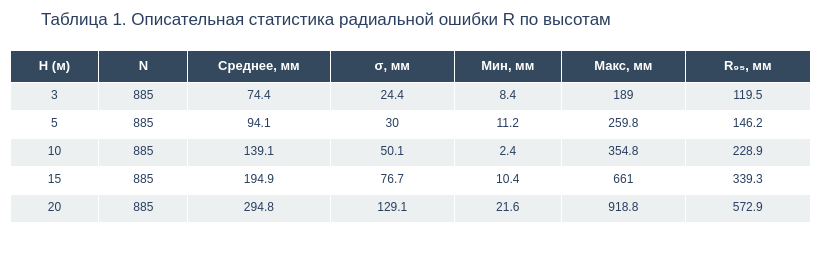

Notebook cell for this chart:
### Markdown cell above
### Описательная статистика

Первичная характеристика выборки строится на основе числовых показателей радиальной ошибки $R$ внутри каждой высотной группы. В таблице 1 приведены: объём подвыборки $N$, выборочное среднее $\bar{R}$, стандартное отклонение $s$, минимальное и максимальное значения, а также 95-й выборочный процентиль $R_{95}$.

### Code cell
desc = (
    df.groupby("H", sort=True)["R"]
    .agg(
        N="count",
        Среднее="mean",
        Ст_откл="std",
        Минимум="min",
        Максимум="max",
        P95=lambda x: x.quantile(0.95)
    )
    .round(1)
)
desc.index.name = "H (м)"
desc.columns = ["N", "Среднее, мм", "σ, мм", "Мин, мм", "Макс, мм", "R₉₅, мм"]

fig = go.Figure(data=[go.Table(
    columnwidth=[50, 50, 80, 70, 60, 70, 70],
    header=dict(
        values=["<b>H (м)</b>"] + [f"<b>{c}</b>" for c in desc.columns],
        fill_color="#34495e", font=dict(color="white", size=13),
        align="center", height=32,
    ),
    cells=dict(
        values=[desc.index.tolist()] + [desc[c].tolist() for c in desc.columns],
        fill_color=[["#ecf0f1", "#ffffff"] * 3],
        font=dict(size=12), align="center", height=28,
    )
)])
fig.update_layout(
    title="Таблица 1. Описательная статистика радиальной ошибки R по высотам",
    width=820, height=260, margin=dict(l=10, r=10, t=50, b=10),
    font=dict(family="Arial"),
)
ALL_FIGS.append(("fig_desc_table", fig))
fig.show()

n_per_h = len(df) // df["H"].nunique()
n_days = df["date"].nunique()
print(f"{n_per_h} измерений на высоту: {n_days} дней × 5 точек × 3 повтора = {n_per_h}")

print("\nОписательная статистика непрерывных ковариат:")
for col, unit in [("V", "м/с"), ("gusts", "м/с"), ("cloud", "%"), ("sat", "шт.")]:
    vals = df[col].dropna()
    print(f"  {col}: среднее = {vals.mean():.1f} {unit}, σ = {vals.std():.1f}, "
          f"диапазон [{vals.min():.1f} – {vals.max():.1f}]")

### Figure 1 — Plotly figure (JSON) as saved in the notebook; plotly's stock layout.template omitted (floating-point values rounded to 4 significant figures)
{"data": [{"cells": {"align": "center", "fill": {"color": [["#ecf0f1", "#ffffff", "#ecf0f1", "#ffffff", "#ecf0f1", "#ffffff"]]}, "font": {"size": 12}, "height": 28, "values": [[3, 5, 10, 15, 20], [885, 885, 885, 885, 885], [74.4, 94.1, 139.1, 194.9, 294.8], [24.4, 30, 50.1, 76.7, 129.1], [8.4, 11.2, 2.4, 10.4, 21.6], [189, 259.8, 354.8, 661, 918.8], [119.5, 146.2, 228.9, 339.3, 572.9]]}, "columnwidth": [50, 50, 80, 70, 60, 70, 70], "header": {"align": "center", "fill": {"color": "#34495e"}, "font": {"color": "white", "size": 13}, "height": 32, "values": ["<b>H (м)</b>", "<b>N</b>", "<b>Среднее, мм</b>", "<b>σ, мм</b>", "<b>Мин, мм</b>", "<b>Макс, мм</b>", "<b>R₉₅, мм</b>"]}, "type": "table"}], "layout": {"font": {"family": "Arial"}, "height": 260, "margin": {"b": 10, "l": 10, "r": 10, "t": 50}, "title": {"text": "Таблица 1. Описательная статистика радиальной ошибки R по высотам"}, "width": 820}}
